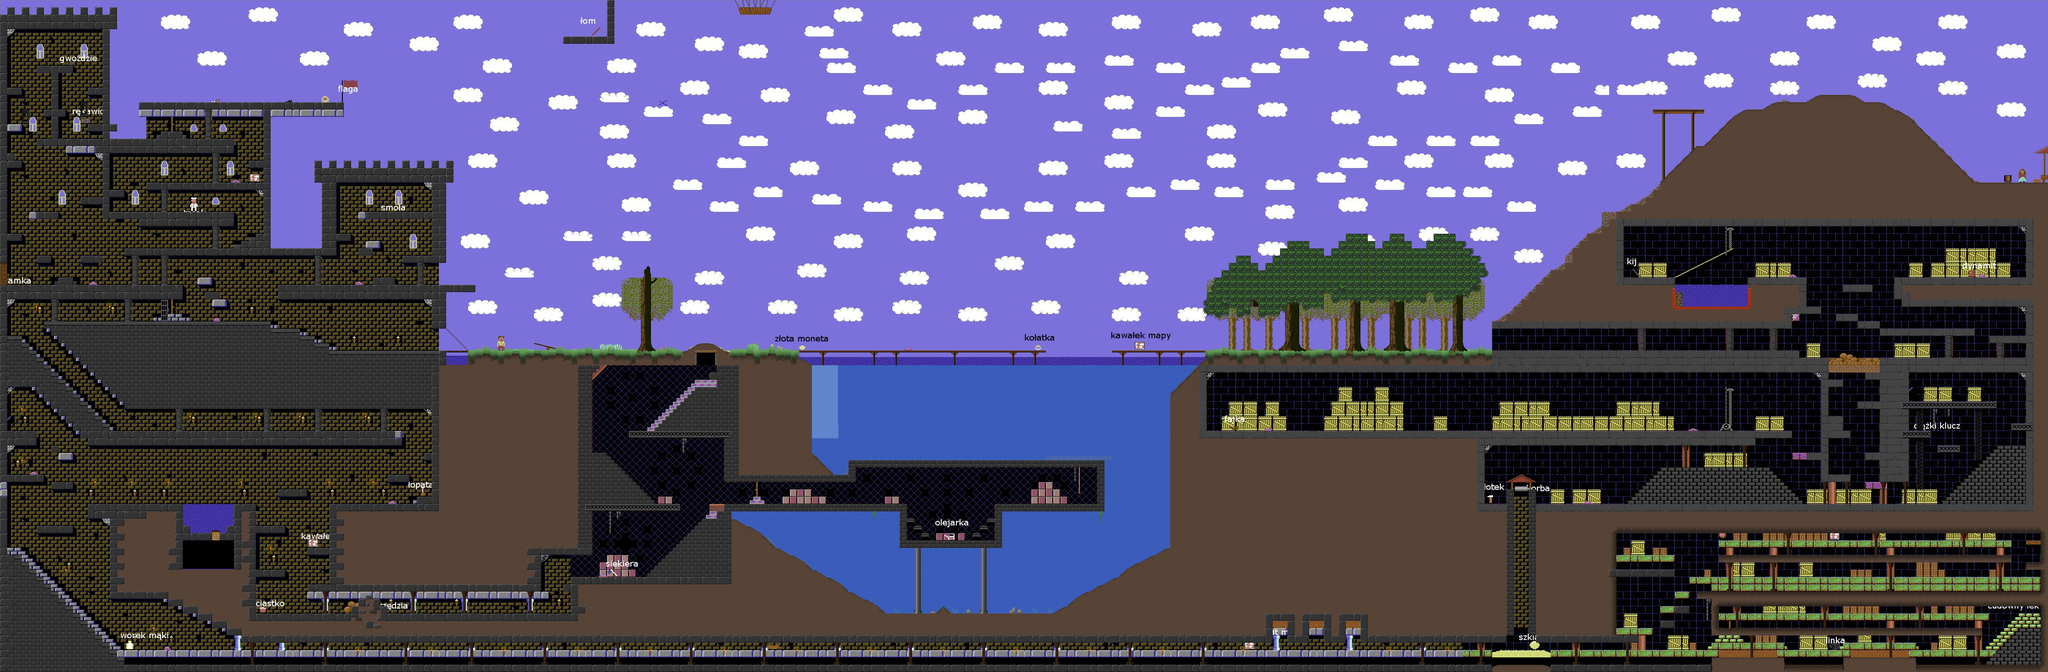

This game map was drawn from its Tiled (.tmx) file and the tilesets committed beside it. A one-line description and the trimmed map source follow:
An orthogonal 280x92 tile map with 16x16 px tiles, 3 tile layers (Main, Fore 2, Fore 1), 1 hidden layer not drawn, 1 image layer and 73 objects (22x slope, 11x enemy_blob, 11x trigger, 10x item, 3x water, ...).

<map version="1.0" orientation="orthogonal" renderorder="right-down" width="280" height="92" tilewidth="16" tileheight="16" nextobjectid="210">
 <properties>
  <property name="Gravity" type="int" value="1" />
  <property name="SurfaceLevel" type="int" value="50" />
  <property name="Title" value="Chwat" />
 </properties>
 <tileset firstgid="1" name="tiles" tilewidth="16" tileheight="16" tilecount="1120" columns="32">
  <image source="../images/tiles.png" width="512" height="560" />
 </tileset>
 <imagelayer name="Warstwa Obrazka 1" offsetx="-1.09091" offsety="-1">
  <image source="a30580f3814d8240.jpg" width="4481" height="1441" />
 </imagelayer>
 <layer name="Back" width="280" height="92" visible="0">
  <data>[25760 cells, 11482 non-empty, 88 distinct tile ids]</data>
 </layer>
 <layer name="Main" width="280" height="92">
  <data>[25760 cells, 9840 non-empty, 83 distinct tile ids]</data>
 </layer>
 <objectgroup name="Objects">
  <object id="2" name="Water" type="water" x="976" y="784" width="48" height="16">
   <properties>
    <property name="canFall" type="bool" value="false" />
   </properties>
  </object>
  <object id="3" name="Blob" type="enemy_blob" x="520.5" y="684.5" width="20" height="20" />
  <object id="4" name="Slope" type="slope" x="1504" y="752" width="32" height="16">
   <properties>
    <property name="direction" value="right" />
   </properties>
  </object>
  <object id="5" name="Slope" type="slope" x="1552" y="752" width="32" height="16">
   <properties>
    <property name="direction" value="left" />
   </properties>
  </object>
  <object id="6" name="Water" type="water" x="400" y="1104" width="112" height="64">
   <properties>
    <property name="canFall" type="bool" value="true" />
   </properties>
  </object>
  <object id="7" name="Water" type="water" x="1744" y="784" width="896" height="16">
   <properties>
    <property name="canFall" type="bool" value="false" />
   </properties>
  </object>
  </objectgroup>
 <layer name="Fore 2" width="280" height="92">
  <data>[25760 cells, 1828 non-empty, 227 distinct tile ids]</data>
 </layer>
 <layer name="Fore 1" width="280" height="92">
  <data>[25760 cells, 388 non-empty, 56 distinct tile ids]</data>
 </layer>
</map>
<!-- 67 of 73 objects omitted -->
